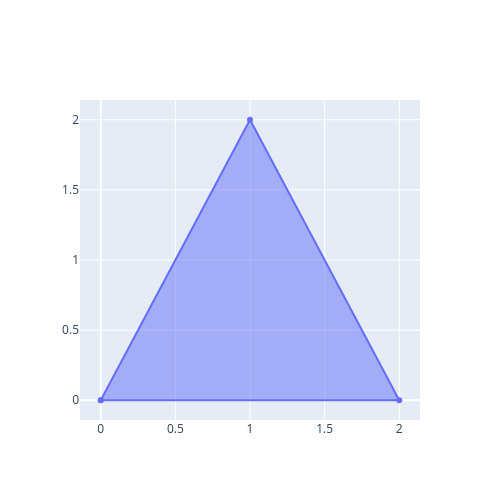

The cell this chart's notebook holds for it:
### Code cell
plot_triangulo(puntos)

### Figure 1 — Plotly figure (JSON) as saved in the notebook; plotly's stock layout.template omitted (floating-point values rounded to 4 significant figures)
{"data": [{"fill": "toself", "type": "scatter", "x": [0, 1, 2, 0], "y": [0, 2, 0, 0]}], "layout": {"height": 500, "width": 500}}
